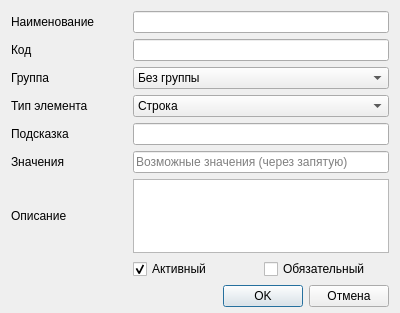
<?xml version="1.0" encoding="UTF-8"?>
<ui version="4.0">
 <class>DialogDynFieldItem</class>
 <widget class="QDialog" name="DialogDynFieldItem">
  <property name="geometry">
   <rect>
    <x>0</x>
    <y>0</y>
    <width>400</width>
    <height>313</height>
   </rect>
  </property>
  <property name="windowTitle">
   <string>Карточка элемента</string>
  </property>
  <layout class="QGridLayout" name="gridLayout">
   <property name="bottomMargin">
    <number>6</number>
   </property>
   <item row="0" column="0">
    <widget class="QLabel" name="label_2">
     <property name="text">
      <string>Наименование</string>
     </property>
    </widget>
   </item>
   <item row="0" column="1" colspan="2">
    <widget class="QLineEdit" name="lineEditName"/>
   </item>
   <item row="1" column="0">
    <widget class="QLabel" name="label_3">
     <property name="text">
      <string>Код</string>
     </property>
    </widget>
   </item>
   <item row="1" column="1" colspan="2">
    <widget class="QLineEdit" name="lineEditCode"/>
   </item>
   <item row="2" column="0">
    <widget class="QLabel" name="label">
     <property name="text">
      <string>Группа</string>
     </property>
    </widget>
   </item>
   <item row="2" column="1" colspan="2">
    <widget class="QComboBox" name="comboBoxGroups">
     <item>
      <property name="text">
       <string>Без группы</string>
      </property>
     </item>
    </widget>
   </item>
   <item row="3" column="0">
    <widget class="QLabel" name="label_4">
     <property name="text">
      <string>Тип элемента</string>
     </property>
    </widget>
   </item>
   <item row="3" column="1" colspan="2">
    <widget class="QComboBox" name="comboBoxType">
     <item>
      <property name="text">
       <string>Строка</string>
      </property>
     </item>
     <item>
      <property name="text">
       <string>Число</string>
      </property>
     </item>
     <item>
      <property name="text">
       <string>Текст</string>
      </property>
     </item>
     <item>
      <property name="text">
       <string>Список</string>
      </property>
     </item>
     <item>
      <property name="text">
       <string>Флажок</string>
      </property>
     </item>
     <item>
      <property name="text">
       <string>Переключатель</string>
      </property>
     </item>
     <item>
      <property name="text">
       <string>Дата</string>
      </property>
     </item>
    </widget>
   </item>
   <item row="4" column="0">
    <widget class="QLabel" name="label_5">
     <property name="text">
      <string>Подсказка</string>
     </property>
    </widget>
   </item>
   <item row="4" column="1" colspan="2">
    <widget class="QLineEdit" name="lineEditPlaceholder"/>
   </item>
   <item row="5" column="0">
    <widget class="QLabel" name="labelValues">
     <property name="text">
      <string>Значения</string>
     </property>
    </widget>
   </item>
   <item row="5" column="1" colspan="2">
    <widget class="QLineEdit" name="lineEditValues">
     <property name="placeholderText">
      <string>Возможные значения (через запятую)</string>
     </property>
    </widget>
   </item>
   <item row="6" column="0">
    <widget class="QLabel" name="label_7">
     <property name="text">
      <string>Описание</string>
     </property>
    </widget>
   </item>
   <item row="6" column="1" colspan="2">
    <widget class="QPlainTextEdit" name="plainTextEditDescription"/>
   </item>
   <item row="7" column="1">
    <widget class="QCheckBox" name="checkBoxIsActive">
     <property name="text">
      <string>Активный</string>
     </property>
     <property name="checked">
      <bool>true</bool>
     </property>
    </widget>
   </item>
   <item row="7" column="2">
    <widget class="QCheckBox" name="checkBoxIsRequired">
     <property name="text">
      <string>Обязательный</string>
     </property>
     <property name="checked">
      <bool>false</bool>
     </property>
    </widget>
   </item>
   <item row="8" column="0" colspan="3">
    <layout class="QHBoxLayout" name="horizontalLayout">
     <item>
      <spacer name="horizontalSpacer_4">
       <property name="orientation">
        <enum>Qt::Horizontal</enum>
       </property>
       <property name="sizeHint" stdset="0">
        <size>
         <width>40</width>
         <height>20</height>
        </size>
       </property>
      </spacer>
     </item>
     <item>
      <widget class="QPushButton" name="pushButtonOk">
       <property name="sizePolicy">
        <sizepolicy hsizetype="Preferred" vsizetype="Preferred">
         <horstretch>0</horstretch>
         <verstretch>0</verstretch>
        </sizepolicy>
       </property>
       <property name="text">
        <string>OK</string>
       </property>
       <property name="iconSize">
        <size>
         <width>20</width>
         <height>20</height>
        </size>
       </property>
      </widget>
     </item>
     <item>
      <widget class="QPushButton" name="pushButtonCancel">
       <property name="sizePolicy">
        <sizepolicy hsizetype="Preferred" vsizetype="Preferred">
         <horstretch>0</horstretch>
         <verstretch>0</verstretch>
        </sizepolicy>
       </property>
       <property name="text">
        <string>Отмена</string>
       </property>
       <property name="iconSize">
        <size>
         <width>20</width>
         <height>20</height>
        </size>
       </property>
      </widget>
     </item>
    </layout>
   </item>
  </layout>
 </widget>
 <resources/>
 <connections/>
</ui>
